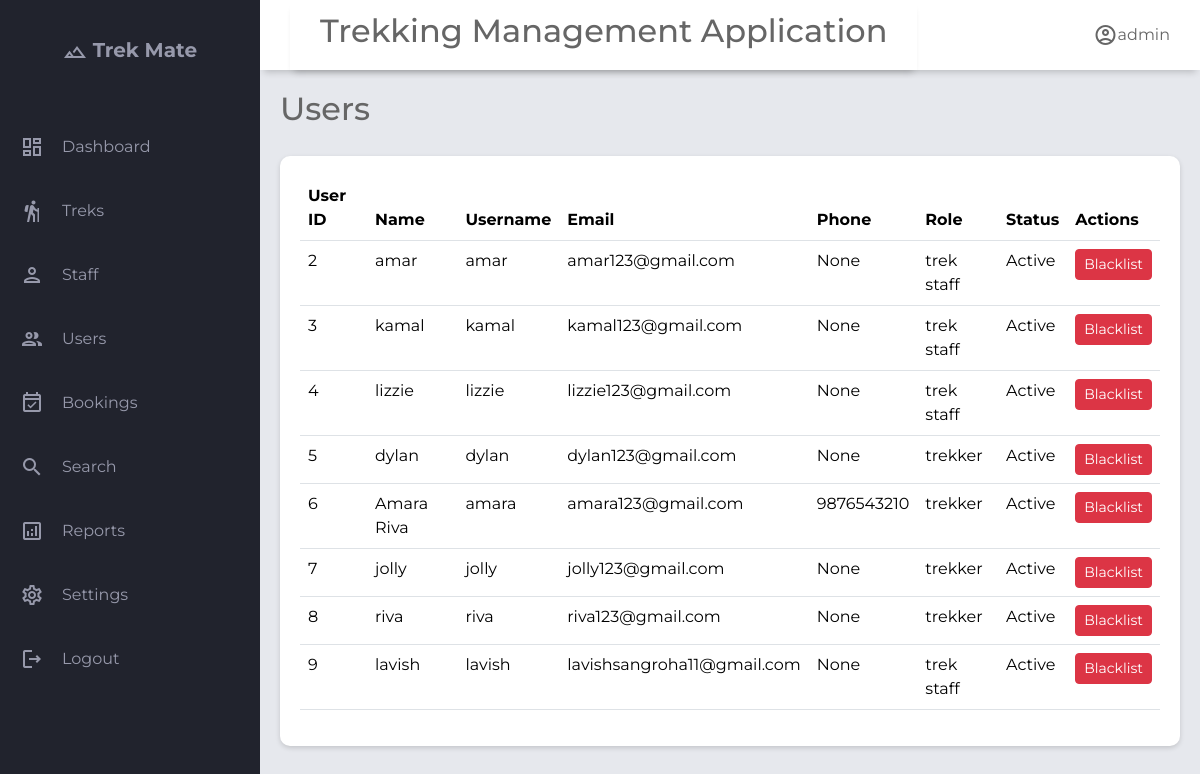
Before: /admin/users with the older database file.
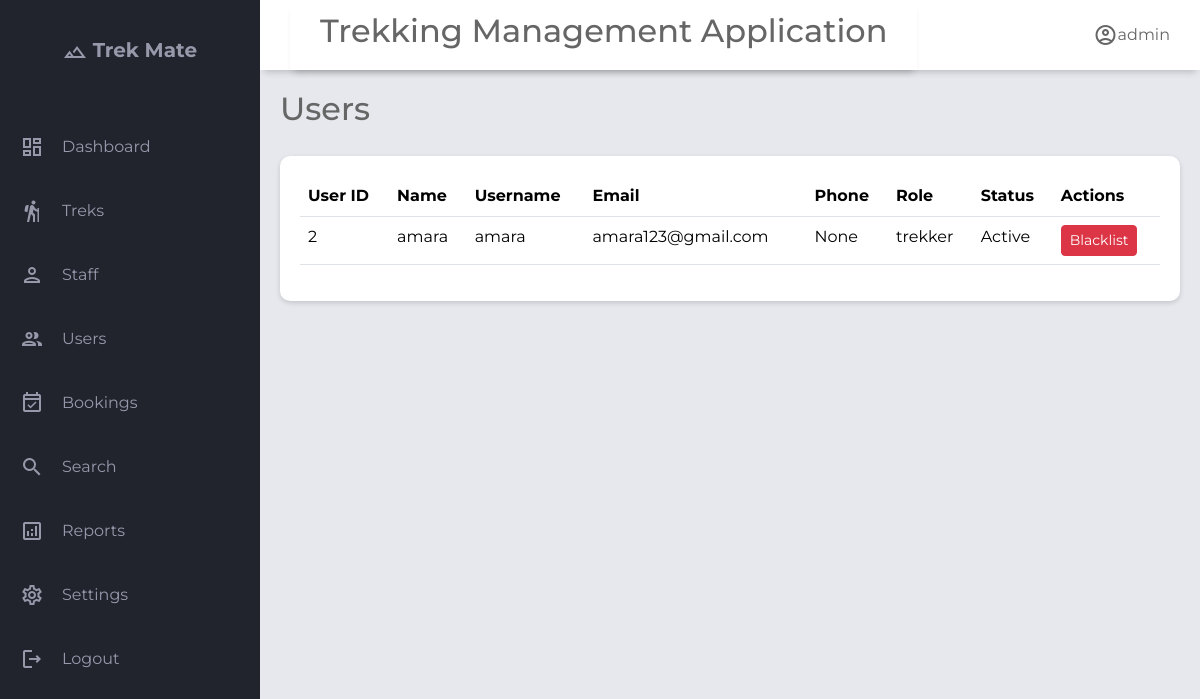
After: the same page with the newer database file.
### application/models.py (models this page shows)
class User(db.Model):
    __tablename__='user'
    id= db.Column(db.Integer, primary_key=True)
    username=db.Column(db.String(),unique=True,nullable=False)
    email=db.Column(db.String(),unique=True,nullable=False)
    password=db.Column(db.String(),nullable=False)
    full_name        = db.Column(db.String(), nullable=True)
    phone            = db.Column(db.String(), nullable=True)
    role=db.Column(Enum('admin','trek staff','trekker',name='user_role'),nullable=False,default='trekker')# admin | trek staff | trekker
    is_blacklisted=db.Column(db.Boolean,default=False)
    blacklist_reason=db.Column(db.Text,nullable=True)
    is_active=db.Column(db.Boolean,default=True)
    created_at       = db.Column(db.DateTime, default=db.func.now())
    updated_at       = db.Column(db.DateTime, onupdate=db.func.now())
    bookings=db.relationship('Booking',lazy=True, back_populates='user')
    staff_profile=db.relationship('Staff_profile',lazy=True,uselist=False,back_populates='user') #uselist= False means One-to-one (single object) while default it is one-to-many

### application/controller.py (the view)
@app.route("/admin/users")
def manage_users():
    users=User.query.filter(User.role!='admin').all()
    user=User.query.filter_by(role="admin").first()
    return render_template("a_users.html",users=users,user=user)

### templates/a_users.html (shortened to what this page needs)
{% extends "base.html" %}
{% block header_title %}
Users
{% endblock%}
{% block content %}
<div class="table-content">
  <table class="table">
    <thead>
      <tr>
        <th>User ID</th>
        <th>Name</th>
        <th>Username</th>
        <th>Email</th>
        <th>Phone</th>
        <th>Role</th>
        <th>Status</th>
        <th>Actions</th>
      </tr>
    </thead>
    <tbody>
      {% for user in users %}
      <tr>
        <td>{{ user.id }}</td>
        <td>{{ user.full_name if user.full_name else user.username }}</td>
        <td>{{ user.username}}</td>
        <td>{{ user.email }}</td>
        <td>{{ user.phone }}</td>
        <td>{{ user.role }}</td>
        <td>{% if user.is_blacklisted %} Blacklisted {% else %} Active {% endif %}</td>
        <td>
          {% if user.is_blacklisted %}
          <a href="/user/activate/{{ user.id }}" class="btn btn-success btn-sm">
            Activate
          </a>
          {% else %}
          <a href="/user/blacklist{{ user.id }}" class="btn btn-danger btn-sm">
            Blacklist
          </a>
          {% endif %}
        </td>
      </tr>
      {% endfor %}
    </tbody>
  </table>
</div>
{% endblock %}

### templates/base.html (shortened to what this page needs)
<!DOCTYPE html>
<html lang="en">
<head>
    <link rel="stylesheet" href="https://cdn.jsdelivr.net/npm/bootstrap@5.3.8/dist/css/bootstrap.min.css">
    <link rel="stylesheet" href="{{ url_for('static',filename='style.css') }}">
</head>
<body>
    <div class="grid-container">
        <header class="header">
            <div class="header left">
                <h2>Trekking Management Application</h2>
            </div>
            <div class="header-right">
                <span class="material-icons-outlined">account_circle</span>{{user.username}}
            </div>
        </header>
        <aside id="sidebar">
            <div class="sidebar-title">
                <div class="sidebar-brand">
                    <span class="material-icons-outlined">filter_hdr</span> Trek Mate
                </div>
            </div>
            <ul class="sidebar-list">
                <li class="sidebar-list-item">
                    <span class="material-icons-outlined">dashboard</span> <a href="/admin">Dashboard</a>
                </li>
                <li class="sidebar-list-item">
                    <span class="material-icons-outlined">hiking</span> <a href="/admin/treks">Treks</a>
                </li>
                <li class="sidebar-list-item">
                    <span class="material-icons-outlined">person</span> <a href="/admin/staff">Staff</a>
                </li>
                <li class="sidebar-list-item">
                    <span class="material-icons-outlined">group</span> <a href="/admin/users">Users</a>
                </li>
                <li class="sidebar-list-item">
                    <span class="material-icons-outlined">event_available</span> <a href="/admin/bookings">Bookings</a>
                </li>
                <li class="sidebar-list-item">
                    <span class="material-icons-outlined">search</span> <a href="/admin/search">Search</a>
                </li>
                <li class="sidebar-list-item">
                    <span class="material-icons-outlined">analytics</span><a href="">Reports</a>
                </li>
                <li class="sidebar-list-item">
                    <span class="material-icons-outlined">settings</span><a href="">Settings</a>
                </li>
                <li class="sidebar-list-item">
                    <span class="material-icons-outlined">logout</span><a href="/login">Logout</a>
                </li>
            </ul>
        </aside>
        <main class="main-container">
            <div class="main-title">
                <div>
                    <h2>{% block header_title %}Dashboard{% endblock %}</h2>
                </div>
            </div>
            {% block content %}
            {% endblock %}
        </main>
    </div>
</body>
</html>

### static/style.css (style rules this page uses)
body { margin: 0; padding: 0; box-sizing: border-box; background-color: #e6e8ed; color: #666666; font-family: "Montserrat",sans-serif; }
.material-icons-outlined { vertical-align: middle; line-height: 1px; }
.grid-container { display: grid; grid-template-columns: 260px 1fr 1fr 1fr ; grid-template-rows: 0.2fr 3fr; grid-template-areas: "sidebar header header header" "sidebar main main main" ; height: 100vh; }
.header { grid-area: header; height: 70px; background-color: #ffffff; display: flex; align-items: center; justify-content: space-between; padding: 0 30px 0 30px; box-shadow: 0 6px 7px -4px rgba(0,0,0,0.2); }
#sidebar { grid-area: sidebar; height: 100%; background-color: #21232d; color: #9799ab; overflow-y: auto; transition: all 0.5s; }
.sidebar-title { display: flex; justify-content: center; align-items: center; padding: 20px 20px 20px 20px; margin-bottom: 30px; }
.sidebar-brand { margin-top: 15px; font-size: 20px; font-weight: 700; }
.sidebar-list { padding: 0; margin-top: 15px; list-style-type: none; width:100%; }
.sidebar-list-item { padding: 20px 20px 20px 20px; display: flex; align-items: center; width:100%; gap: 18px; border-radius:10px; transition:0.3s; }
.main-container { grid-area: main; overflow-y: auto; padding: 20px 20px; }
.main-title { display: flex; justify-content: space-between; align-items:center; }
.table-content { width: 100%; margin-top: 20px; background:white; border-radius:10px; padding:20px; box-shadow:0 2px 5px rgba(0,0,0,.15); }
table { width: 100%; border-collapse:collapse; }
th,td { padding:15px; text-align:left; }
thead { background:#f5f5f5; }

### templates/base.html (style rules this page uses)
a { text-decoration: none; color: #9799ab; }

Changed rows visible on the page:
removed User: id "3", full_name+username "kamal", username "kamal", email "kamal123@gmail.com", phone "None", role "trek staff", is_blacklisted "Active"
removed User: id "4", full_name+username "lizzie", username "lizzie", email "lizzie123@gmail.com", phone "None", role "trek staff", is_blacklisted "Active"
removed User: id "5", full_name+username "dylan", username "dylan", email "dylan123@gmail.com", phone "None", role "trekker", is_blacklisted "Active"
removed User: id "6", full_name "Amara Riva", username "amara", email "amara123@gmail.com", phone "9876543210", role "trekker", is_blacklisted "Active"
removed User: id "7", full_name+username "jolly", username "jolly", email "jolly123@gmail.com", phone "None", role "trekker", is_blacklisted "Active"
removed User: id "8", full_name+username "riva", username "riva", email "riva123@gmail.com", phone "None", role "trekker", is_blacklisted "Active"
removed User: id "9", full_name+username "lavish", username "lavish", email "lavishsangroha11@gmail.com", phone "None", role "trek staff", is_blacklisted "Active"
changed User "None": full_name+username "amar" → "amara"; username "amar" → "amara"; email "amar123@gmail.com" → "amara123@gmail.com"; role "trek staff" → "trekker"
